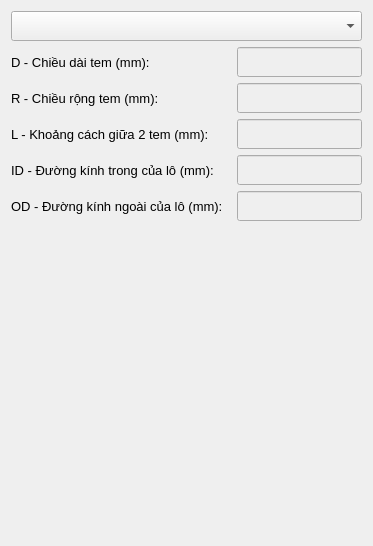
          <widget class="QWidget" name="page_9">
           <layout class="QVBoxLayout" name="verticalLayout_11">
            <item>
             <widget class="QComboBox" name="cbb_setup_stamp">
              <property name="minimumSize">
               <size>
                <width>0</width>
                <height>30</height>
               </size>
              </property>
             </widget>
            </item>
            <item>
             <layout class="QHBoxLayout" name="horizontalLayout_21">
              <item>
               <widget class="QLabel" name="label_21">
                <property name="minimumSize">
                 <size>
                  <width>220</width>
                  <height>28</height>
                 </size>
                </property>
                <property name="maximumSize">
                 <size>
                  <width>150</width>
                  <height>16777215</height>
                 </size>
                </property>
                <property name="font">
                 <font>
                  <pointsize>10</pointsize>
                 </font>
                </property>
                <property name="text">
                 <string>D - Chiều dài tem (mm):</string>
                </property>
               </widget>
              </item>
              <item>
               <widget class="QLineEdit" name="txt_setup_length_stamp">
                <property name="enabled">
                 <bool>false</bool>
                </property>
                <property name="minimumSize">
                 <size>
                  <width>0</width>
                  <height>30</height>
                 </size>
                </property>
                <property name="font">
                 <font>
                  <pointsize>10</pointsize>
                 </font>
                </property>
                <property name="styleSheet">
                 <string notr="true">#txt_setup_username { border: 1px solid #B9B9B9; border-radius: 5px; background: white; padding:0px 10px; }</string>
                </property>
               </widget>
              </item>
             </layout>
            </item>
            <item>
             <layout class="QHBoxLayout" name="horizontalLayout_22">
              <item>
               <widget class="QLabel" name="label_22">
                <property name="minimumSize">
                 <size>
                  <width>220</width>
                  <height>28</height>
                 </size>
                </property>
                <property name="maximumSize">
                 <size>
                  <width>90</width>
                  <height>16777215</height>
                 </size>
                </property>
                <property name="font">
                 <font>
                  <pointsize>10</pointsize>
                 </font>
                </property>
                <property name="text">
                 <string>R - Chiều rộng tem (mm):</string>
                </property>
               </widget>
              </item>
              <item>
               <widget class="QLineEdit" name="txt_setup_width_stamp">
                <property name="enabled">
                 <bool>false</bool>
                </property>
                <property name="minimumSize">
                 <size>
                  <width>0</width>
                  <height>30</height>
                 </size>
                </property>
                <property name="font">
                 <font>
                  <pointsize>10</pointsize>
                 </font>
                </property>
                <property name="styleSheet">
                 <string notr="true">#txt_setup_username { border: 1px solid #B9B9B9; border-radius: 5px; background: white; padding:0px 10px; }</string>
                </property>
               </widget>
              </item>
             </layout>
            </item>
            <item>
             <layout class="QHBoxLayout" name="horizontalLayout_23">
              <item>
               <widget class="QLabel" name="label_23">
                <property name="minimumSize">
                 <size>
                  <width>220</width>
                  <height>28</height>
                 </size>
                </property>
                <property name="maximumSize">
                 <size>
                  <width>90</width>
                  <height>16777215</height>
                 </size>
                </property>
                <property name="font">
                 <font>
                  <pointsize>10</pointsize>
                 </font>
                </property>
                <property name="text">
                 <string>L - Khoảng cách giữa 2 tem (mm):</string>
                </property>
               </widget>
              </item>
              <item>
               <widget class="QLineEdit" name="txt_setup_distance_stamp">
                <property name="enabled">
                 <bool>false</bool>
                </property>
                <property name="minimumSize">
                 <size>
                  <width>0</width>
                  <height>30</height>
                 </size>
                </property>
                <property name="font">
                 <font>
                  <pointsize>10</pointsize>
                 </font>
                </property>
                <property name="styleSheet">
                 <string notr="true">#txt_setup_username { border: 1px solid #B9B9B9; border-radius: 5px; background: white; padding:0px 10px; }</string>
                </property>
               </widget>
              </item>
             </layout>
            </item>
            <item>
             <layout class="QHBoxLayout" name="horizontalLayout_27">
              <item>
               <widget class="QLabel" name="label_27">
                <property name="minimumSize">
                 <size>
                  <width>220</width>
                  <height>28</height>
                 </size>
                </property>
                <property name="maximumSize">
                 <size>
                  <width>90</width>
                  <height>16777215</height>
                 </size>
                </property>
                <property name="font">
                 <font>
                  <pointsize>10</pointsize>
                 </font>
                </property>
                <property name="text">
                 <string>ID - Đường kính trong của lô (mm):</string>
                </property>
               </widget>
              </item>
              <item>
               <widget class="QLineEdit" name="txt_setup_id_stamp">
                <property name="enabled">
                 <bool>false</bool>
                </property>
                <property name="minimumSize">
                 <size>
                  <width>0</width>
                  <height>30</height>
                 </size>
                </property>
                <property name="font">
                 <font>
                  <pointsize>10</pointsize>
                 </font>
                </property>
                <property name="styleSheet">
                 <string notr="true">#txt_setup_username { border: 1px solid #B9B9B9; border-radius: 5px; background: white; padding:0px 10px; }</string>
                </property>
               </widget>
              </item>
             </layout>
            </item>
            <item>
             <layout class="QHBoxLayout" name="horizontalLayout_28">
              <item>
               <widget class="QLabel" name="label_28">
                <property name="minimumSize">
                 <size>
                  <width>220</width>
                  <height>28</height>
                 </size>
                </property>
                <property name="maximumSize">
                 <size>
                  <width>90</width>
                  <height>16777215</height>
                 </size>
                </property>
                <property name="font">
                 <font>
                  <pointsize>10</pointsize>
                 </font>
                </property>
                <property name="text">
                 <string>OD - Đường kính ngoài của lô (mm):</string>
                </property>
               </widget>
              </item>
              <item>
               <widget class="QLineEdit" name="txt_setup_od_stamp">
                <property name="enabled">
                 <bool>false</bool>
                </property>
                <property name="minimumSize">
                 <size>
                  <width>0</width>
                  <height>30</height>
                 </size>
                </property>
                <property name="font">
                 <font>
                  <pointsize>10</pointsize>
                 </font>
                </property>
                <property name="styleSheet">
                 <string notr="true">#txt_setup_username { border: 1px solid #B9B9B9; border-radius: 5px; background: white; padding:0px 10px; }</string>
                </property>
               </widget>
              </item>
             </layout>
            </item>
            <item>
             <widget class="QWidget" name="widget" native="true">
              <property name="minimumSize">
               <size>
                <width>0</width>
                <height>100</height>
               </size>
              </property>
              <layout class="QHBoxLayout" name="horizontalLayout_24">
               <item>
                <widget class="QLabel" name="label_24">
                 <property name="sizePolicy">
                  <sizepolicy hsizetype="Preferred" vsizetype="Preferred">
                   <horstretch>0</horstretch>
                   <verstretch>0</verstretch>
                  </sizepolicy>
                 </property>
                 <property name="minimumSize">
                  <size>
                   <width>0</width>
                   <height>250</height>
                  </size>
                 </property>
                 <property name="maximumSize">
                  <size>
                   <width>450</width>
                   <height>300</height>
                  </size>
                 </property>
                 <property name="layoutDirection">
                  <enum>Qt::LeftToRight</enum>
                 </property>
                 <property name="text">
                  <string/>
                 </property>
                 <property name="pixmap">
                  <pixmap resource="Image.qrc">:/newPrefix/image/SIZE-Label-Tag.jpg</pixmap>
                 </property>
                 <property name="scaledContents">
                  <bool>true</bool>
                 </property>
                 <property name="alignment">
                  <set>Qt::AlignCenter</set>
                 </property>
                </widget>
               </item>
              </layout>
             </widget>
            </item>
            <item>
             <spacer name="verticalSpacer_4">
              <property name="orientation">
               <enum>Qt::Vertical</enum>
              </property>
              <property name="sizeHint" stdset="0">
               <size>
                <width>20</width>
                <height>40</height>
               </size>
              </property>
             </spacer>
            </item>
           </layout>
          </widget>
